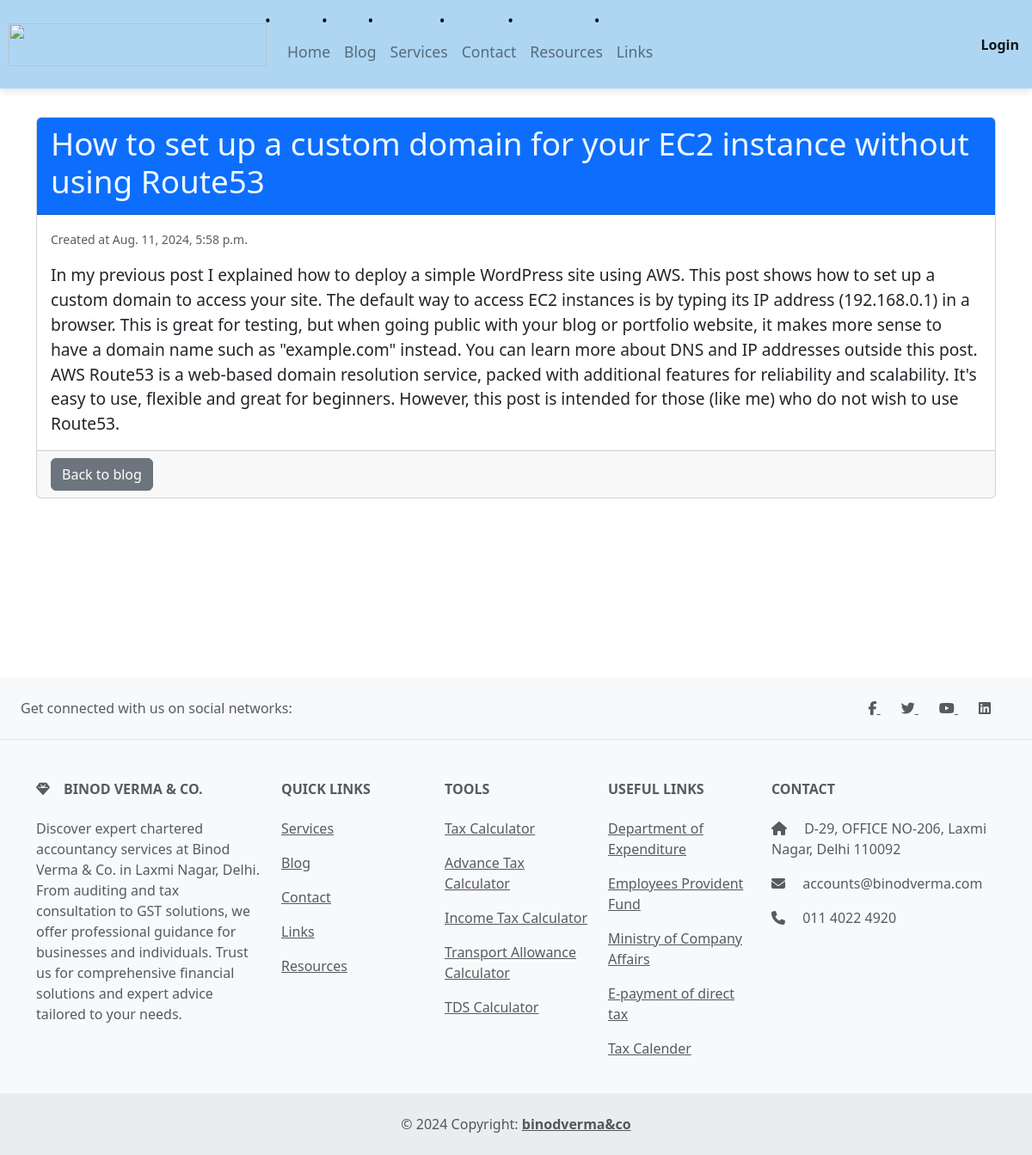
The page /blog/post/8/ on the database its author committed.
### blog/models.py (models this page shows, shortened)
class Post(models.Model):
    title = models.CharField(max_length=200)
    content = models.TextField()
    created_at = models.DateTimeField(auto_now_add=True)

### blog/views.py (the view)
# urls.py: path('post/<int:pk>/', PostDetailView.as_view(), name='post_detail'),
class PostDetailView(DetailView):
    model = Post
    template_name = 'blog/post_detail.html'

### blog/templates/blog/post_detail.html (shortened to what this page needs)
{% extends 'base.html' %}
{% block content %}
<div class="container mt-5">
    <div class="card" style="margin-bottom: 13rem;">
        <div class="card-header bg-primary text-white">
            <h2 class="card-title" style="color: aliceblue; font-size: 2.3em">{{ object.title }}</h2>
        </div>
        <div class="card-body" style="max-height: 600px; overflow-y: auto;">
            <p class="card-text">
                <small class="text-muted">Created at {{ object.created_at }}</small>
            </p>
            <p class="card-text" style="font-size: 1.2em;">
                {{ object.content }}
            </p>
        </div>
        <div class="card-footer">
            <a href="{% url 'post_list' %}" class="btn btn-secondary">Back to blog</a>
        </div>
    </div>
</div>
{% endblock %}

### rows shown on the page
Post: title "How to set up a custom domain for your EC2 instance without using Route53", created_at "Aug. 11, 2024, 5:58 p.m.", content "In my previous post I explained how to deploy a simple WordPress site using AWS. This post shows how to set up a custom domain to access your site. The default way to access EC2 instances is by typing its IP address (192.168.0.1) in a browser. This is great for testing, but when going public with your blog or portfolio website, it makes more sense to have a domain name such as \"example.com\" instead. You can learn more about DNS and IP addresses outside this post. AWS Route53 is a web-based domain resolution service, packed with additional features for reliability and scalability. It's easy to use, flexible and great for beginners. However, this post is intended for those (like me) who do…"
